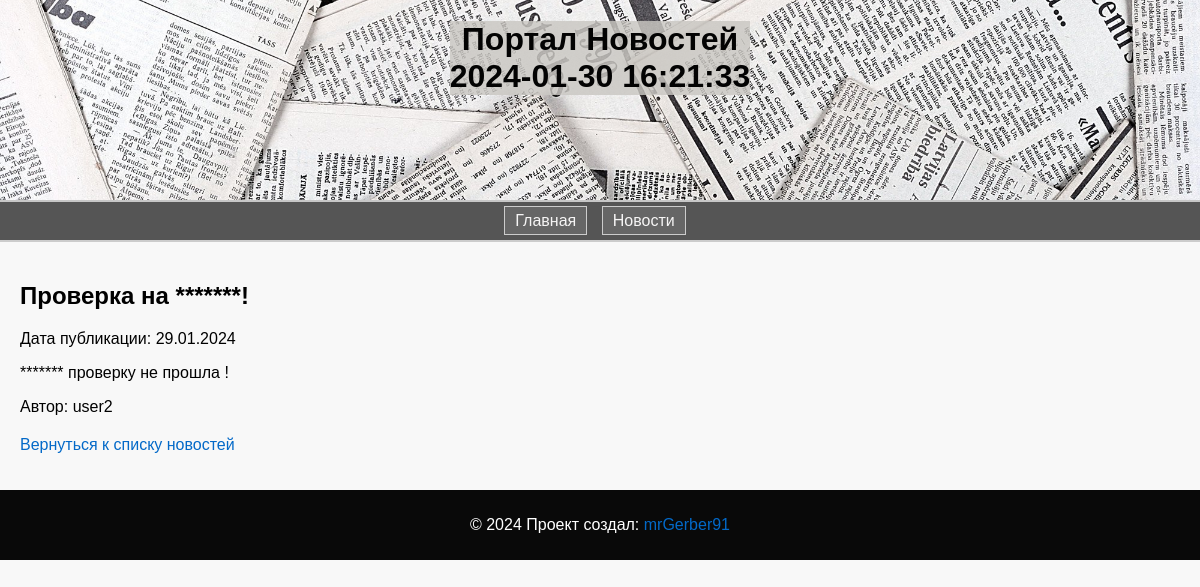
Page /post/6/ on the committed database.
### news/models.py (models this page shows, shortened)
class Post(models.Model):
    author = models.ForeignKey(Author, on_delete=models.CASCADE) # Ссылка на автора
    post_type_choices = [('article', 'Article'), ('news', 'News')]
    post_type = models.CharField(max_length=10, choices=post_type_choices)
    created_at = models.DateTimeField(auto_now_add=True)
    categories = models.ManyToManyField(Category, through='PostCategory') # Связь многие ко многим с категориями
    title = models.CharField(max_length=255)
    content = models.TextField()
    rating = models.IntegerField(default=0)

class Author(models.Model):
    user = models.OneToOneField(User, on_delete=models.CASCADE)# Один к одному с моделью пользователя Django
    rating = models.IntegerField(default=0)
    def __str__(self):
        return self.user.username

### news/views.py (the view)
# urls.py: path('post/<int:post_id>/', post_detail, name='post_detail'),
def post_detail(request, post_id):
    post = get_object_or_404(Post, pk=post_id)
    return render(request, 'news/post_detail.html', {'post': post})

### news/context_processors.py (called while the page is built)
def real_time(request):
    city = 'Europe/Moscow'
    real_time = datetime.now(pytz.timezone(city))
    return {'real_time': real_time}

### news/templatetags/custom_tags.py (called while the page is built)
@register.simple_tag
def get_real_time(city='Europe/Moscow'):
    current_time = datetime.now(pytz.timezone(city))
    return current_time.strftime('%Y-%m-%d %H:%M:%S')

### news/templatetags/my_filters.py (called while the page is built)
@register.filter(name='censor')
def censor(value):
    if not isinstance(value, str):
        raise ValueError("Censor filter can only be applied to strings.")
    censored_words = ['редиска', 'редиску', 'редиской', 'редиски']
    for word in censored_words:
        value = re.sub(re.compile(re.escape(word), re.IGNORECASE), '*' * len(word), value)
    return value

### news/templates/news/post_detail.html
{% extends 'flatpages/default.html' %}
{% load static %}
{% load my_filters %}
{% block content %}
    <article>
        <h2>{{ post.title|censor }}</h2>
        <p>Дата публикации: {{ post.created_at|date:"d.m.Y" }}</p>
        <p>{{ post.content|censor }}</p>
        <p>Автор: {{ post.author }}</p>
    </article>
    <p><a href="{% url 'news_list' %}">Вернуться к списку новостей</a></p>
{% endblock %}

### static/css/style.css (style rules this page uses)
body { font-family: 'Arial', sans-serif; margin: 0; padding: 0; background-color: #f8f8f8; }
article { margin-bottom: 20px; }
h2, h3 { color: rgba(0, 0, 0, 1); }
a { color: #0369c8; text-decoration: none; }

### rows in the picture
Post: title|censor "Проверка на *******!", created_at "29.01.2024", content|censor "******* проверку не прошла !", author "user2"
